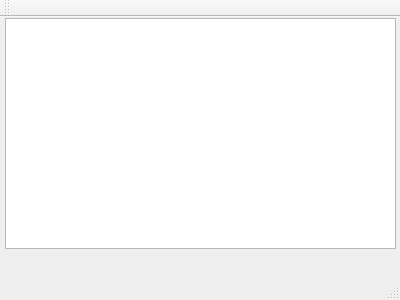
<?xml version="1.0" encoding="UTF-8"?>
<ui version="4.0">
 <class>MainWindow</class>
 <widget class="QMainWindow" name="MainWindow">
  <property name="geometry">
   <rect>
    <x>0</x>
    <y>0</y>
    <width>400</width>
    <height>300</height>
   </rect>
  </property>
  <property name="windowTitle">
   <string>MainWindow</string>
  </property>
  <widget class="QWidget" name="centralWidget">
   <widget class="QTreeView" name="processView">
    <property name="geometry">
     <rect>
      <x>5</x>
      <y>1</y>
      <width>391</width>
      <height>231</height>
     </rect>
    </property>
   </widget>
  </widget>
  <widget class="QMenuBar" name="menuBar">
   <property name="geometry">
    <rect>
     <x>0</x>
     <y>0</y>
     <width>400</width>
     <height>26</height>
    </rect>
   </property>
  </widget>
  <widget class="QToolBar" name="mainToolBar">
   <attribute name="toolBarArea">
    <enum>TopToolBarArea</enum>
   </attribute>
   <attribute name="toolBarBreak">
    <bool>false</bool>
   </attribute>
  </widget>
  <widget class="QStatusBar" name="statusBar"/>
 </widget>
 <layoutdefault spacing="6" margin="11"/>
 <resources/>
 <connections/>
</ui>
